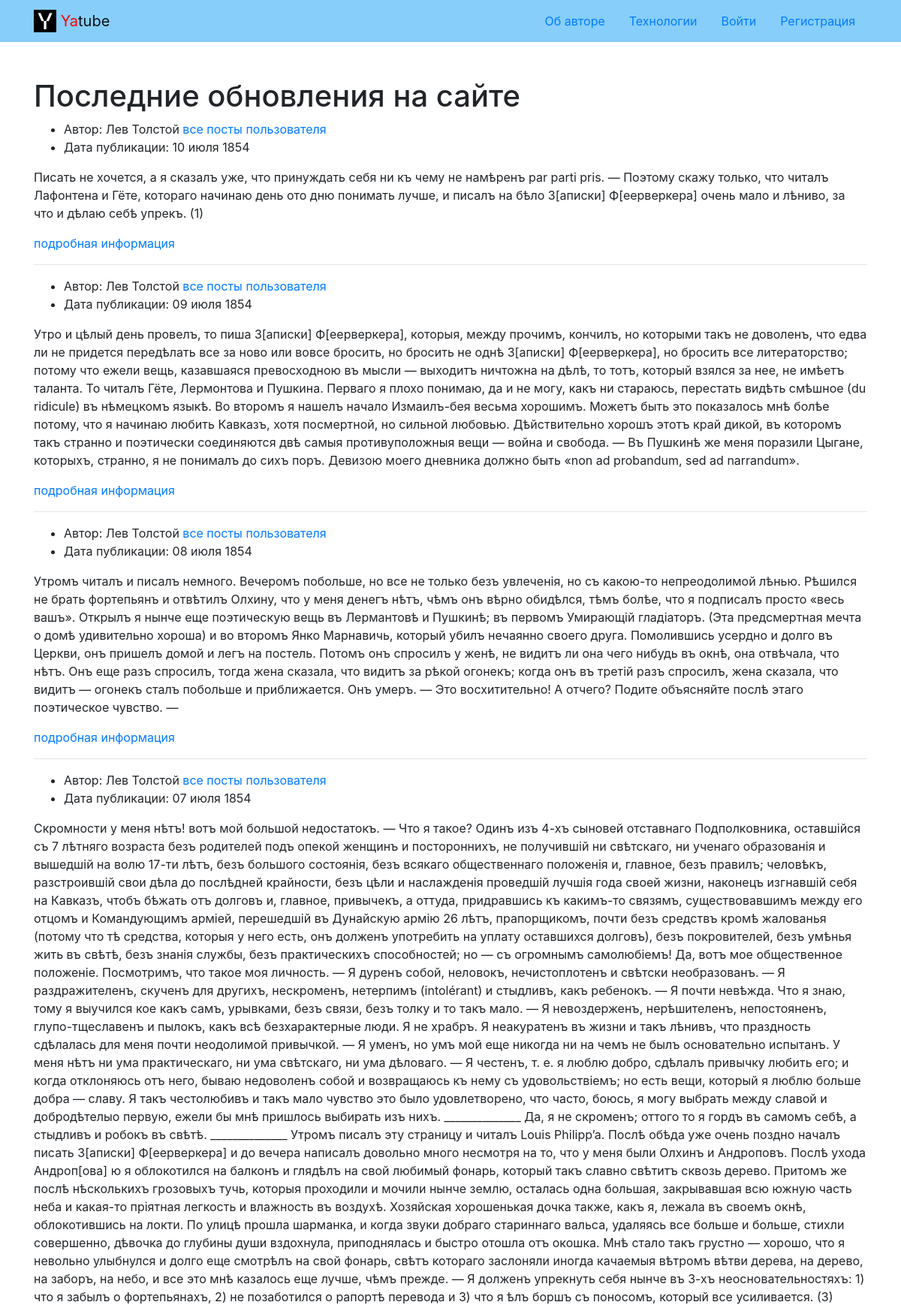
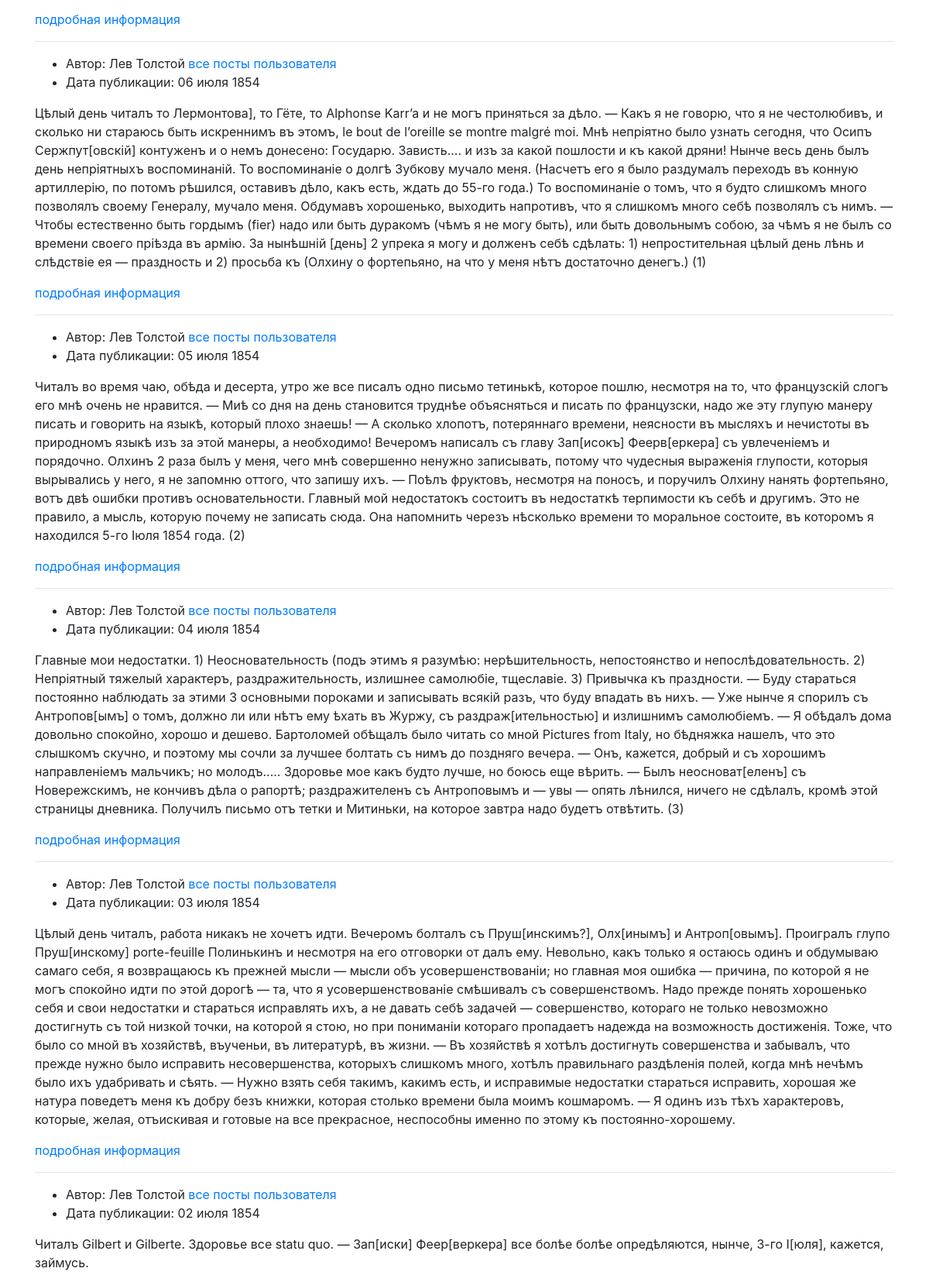
/?page=3 (upper part), run on the app's committed database (2 pictures, top to bottom).
### posts/models.py (models this page shows, shortened)
class Post(models.Model):
    text = models.TextField(verbose_name='текст')
    pub_date = models.DateTimeField(auto_now_add=True)
    author = models.ForeignKey(
        User,
        on_delete=models.CASCADE,
        related_name='posts'
    )
    group = models.ForeignKey(
        Group,
        verbose_name='группа',
        blank=True,
        null=True,
        on_delete=models.SET_NULL
    )
    class Meta:
        ordering = ['-pub_date']

### posts/views.py (the view)
# urls.py: path('', views.index, name='index'),
def index(request):
    posts = Post.objects.all()
    page_obj = pagination(request, posts)
    context = {
        'page_obj': page_obj}
    return render(request, 'posts/index.html', context)

### core/context_processors/year.py (called while the page is built)
def year(request):
    a = date.today().year
    return {'year': a}

### posts/views.py (called while the page is built)
def pagination(request, posts):
    paginator = Paginator(posts, PAGES)
    page_number = request.GET.get('page')
    page_obj = paginator.get_page(page_number)
    return page_obj

### templates/posts/index.html (shortened to what this page needs)
{% extends 'base.html' %}
{% block content %}
  <div class="container py-5">
    <h1> Последние обновления на сайте </h1>
        {% for post in page_obj %}
        <article>
        <ul>
          <li>
            Автор: {{ post.author.get_full_name }}
            <a href="{% url 'posts:profile' post.author.username %}">все посты пользователя</a>
          </li>
          <li>
            Дата публикации: {{ post.pub_date|date:"d E Y" }}
          </li>
        </ul>
          <p>
            {{ post.text }}
          </p>
          <p>
          <a href="{% url 'posts:post_detail' post.pk %}">подробная информация</a>
          </p>
        </article>
        {% if not forloop.last %}<hr>{% endif %}
        {% endfor %}
  </div>
{% endblock %}

### data on the page
Post: author.get_full_name "Лев Толстой", pub_date "10 июля 1854", text "Писать не хочется, а я сказалъ уже, что принуждать себя ни къ чему не намѣренъ par parti pris. — Поэтому скажу только, что читалъ Лафонтена и Гёте, котораго начинаю день ото дню понимать лучше, и писалъ на бѣло З[аписки] Ф[еерверкера] очень мало и лѣниво, за что и дѣлаю себѣ упрекъ. (1)"
Post: author.get_full_name "Лев Толстой", pub_date "09 июля 1854", text "Утро и цѣлый день провелъ, то пиша З[аписки] Ф[еерверкера], которыя, между прочимъ, кончилъ, но которыми такъ не доволенъ, что едва ли не придется передѣлать все за ново или вовсе бросить, но бросить не однѣ З[аписки] Ф[еерверкера], но бросить все литераторство; потому что ежели вещь, казавшаяся превосходною въ мысли — выходитъ ничтожна на дѣлѣ, то тотъ, который взялся за нее, не имѣетъ таланта. То читалъ Гёте, Лермонтова и Пушкина. Перваго я плохо понимаю, да и не могу, какъ ни стараюсь, перестать видѣть смѣшное (du ridicule) въ нѣмецкомъ языкѣ. Во второмъ я нашелъ начало Измаилъ-бея весьма хорошимъ. Можетъ быть это показалось мнѣ болѣе потому, что я начинаю любить Кавказъ, хотя…"
Post: author.get_full_name "Лев Толстой", pub_date "08 июля 1854", text "Утромъ читалъ и писалъ немного. Вечеромъ побольше, но все не только безъ увлеченія, но съ какою-то непреодолимой лѣнью. Рѣшился не брать фортепьянъ и отвѣтилъ Олхину, что у меня денегъ нѣтъ, чѣмъ онъ вѣрно обидѣлся, тѣмъ болѣе, что я подписалъ просто «весь вашъ». Открылъ я нынче еще поэтическую вещь въ Лермантовѣ и Пушкинѣ; въ первомъ Умирающій гладіаторъ. (Эта предсмертная мечта о домѣ удивительно хороша) и во второмъ Янко Марнавичь, который убилъ нечаянно своего друга. Помолившись усердно и долго въ Церкви, онъ пришелъ домой и легъ на постель. Потомъ онъ спросилъ у женѣ, не видитъ ли она чего нибудь въ окнѣ, она отвѣчала, что нѣтъ. Онъ еще разъ спросилъ, тогда жена сказала, что видитъ за…"
Post: author.get_full_name "Лев Толстой", pub_date "07 июля 1854", text "Скромности у меня нѣтъ! вотъ мой большой недостатокъ. — Что я такое? Одинъ изъ 4-хъ сыновей отставнаго Подполковника, оставшійся съ 7 лѣтняго возраста безъ родителей подъ опекой женщинъ и постороннихъ, не получившій ни свѣтскаго, ни ученаго образованія и вышедшій на волю 17-ти лѣтъ, безъ большого состоянія, безъ всякаго общественнаго положенія и, главное, безъ правилъ; человѣкъ, разстроившій свои дѣла до послѣдней крайности, безъ цѣли и наслажденія проведшій лучшія года своей жизни, наконецъ изгнавшій себя на Кавказъ, чтобъ бѣжать отъ долговъ и, главное, привычекъ, а оттуда, придравшись къ какимъ-то связямъ, существовавшимъ между его отцомъ и Командующимъ арміей, перешедшій въ Дунайскую…"
Post: author.get_full_name "Лев Толстой", pub_date "06 июля 1854", text "Цѣлый день читалъ то Лермонтова], то Гёте, то Alphonse Karr’a и не могъ приняться за дѣло. — Какъ я не говорю, что я не честолюбивъ, и сколько ни стараюсь быть искреннимъ въ этомъ, le bout de l’oreille se montre malgré moi. Мнѣ непріятно было узнать сегодня, что Осипъ Сержпут[овскій] контуженъ и о немъ донесено: Государю. Зависть.... и изъ за какой пошлости и къ какой дряни! Нынче весь день былъ день непріятныхъ воспоминаній. То воспоминаніе о долгѣ Зубкову мучало меня. (Насчетъ его я было раздумалъ переходъ въ конную артиллерію, по потомъ рѣшился, оставивъ дѣло, какъ есть, ждать до 55-го года.) То воспоминаніе о томъ, что я будто слишкомъ много позволялъ своему Генералу, мучало меня.…"
Post: author.get_full_name "Лев Толстой", pub_date "05 июля 1854", text "Читалъ во время чаю, обѣда и десерта, утро же все писалъ одно письмо тетинькѣ, которое пошлю, несмотря на то, что французскій слогъ его мнѣ очень не нравится. — Миѣ со дня на день становится труднѣе объясняться и писать по французски, надо же эту глупую манеру писать и говорить на языкѣ, который плохо знаешь! — А сколько хлопотъ, потеряннаго времени, неясности въ мысляхъ и нечистоты въ природномъ языкѣ изъ за этой манеры, а необходимо! Вечеромъ написалъ съ главу Зап[исокъ] Феерв[еркера] съ увлеченіемъ и порядочно. Олхинъ 2 раза былъ у меня, чего мнѣ совершенно ненужно записывать, потому что чудесныя выраженія глупости, которыя вырывались у него, я не запомню оттого, что запишу ихъ. — Поѣлъ…"
Post: author.get_full_name "Лев Толстой", pub_date "04 июля 1854", text "Главные мои недостатки. 1) Неосновательность (подъ этимъ я разумѣю: нерѣшительность, непостоянство и непослѣдовательность. 2) Непріятный тяжелый характеръ, раздражительность, излишнее самолюбіе, тщеславіе. 3) Привычка къ праздности. — Буду стараться постоянно наблюдать за этими 3 основными пороками и записывать всякій разъ, что буду впадать въ нихъ. — Уже нынче я спорилъ съ Антропов[ымъ] о томъ, должно ли или нѣтъ ему ѣхать въ Журжу, съ раздраж[ительностью] и излишнимъ самолюбіемъ. — Я обѣдалъ дома довольно спокойно, хорошо и дешево. Бартоломей обѣщалъ было читать со мной Pictures from Italy, но бѣдняжка нашелъ, что это слышкомъ скучно, и поэтому мы сочли за лучшее болтать съ нимъ до…"
Post: author.get_full_name "Лев Толстой", pub_date "03 июля 1854", text "Цѣлый день читалъ, работа никакъ не хочетъ идти. Вечеромъ болталъ съ Пруш[инскимъ?], Олх[инымъ] и Антроп[овымъ]. Проигралъ глупо Пруш[инскому] porte-feuille Полинькинъ и несмотря на его отговорки от далъ ему. Невольно, какъ только я остаюсь одинъ и обдумываю самаго себя, я возвращаюсь къ прежней мысли — мысли объ усовершенствованіи; но главная моя ошибка — причина, по которой я не могъ спокойно идти по этой дорогѣ — та, что я усовершенствованіе смѣшивалъ съ совершенствомъ. Надо прежде понять хорошенько себя и свои недостатки и стараться исправлять ихъ, а не давать себѣ задачей — совершенство, котораго не только невозможно достигнуть съ той низкой точки, на которой я стою, но при пониманіи…"
Post: author.get_full_name "Лев Толстой", pub_date "02 июля 1854", text "Читалъ Gilbert и Gilberte. Здоровье все statu quo. — Зап[иски] Феер[веркера] все болѣе болѣе опредѣляются, нынче, 3-го І[юля], кажется, займусь."
